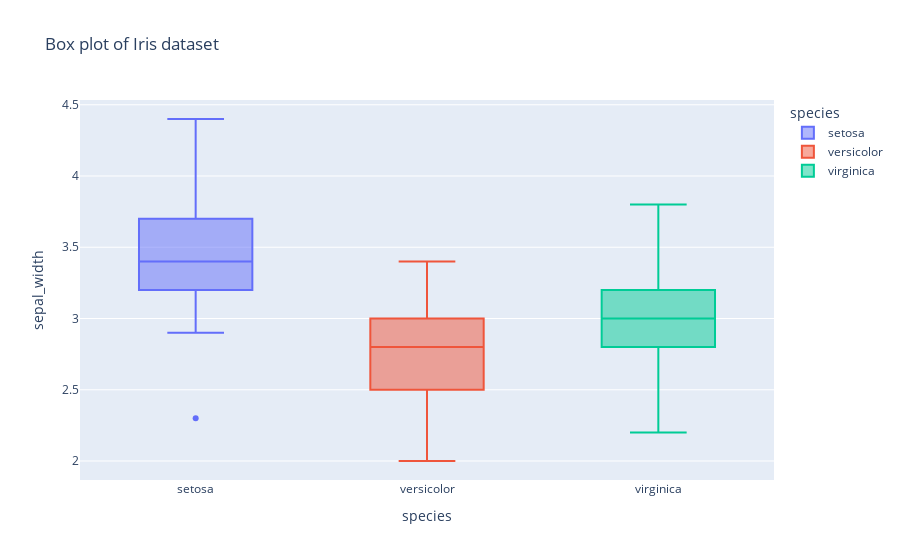

This figure's notebook cell:
### Markdown cell above
### 04.Box plot

### Code cell
# creating a box plot

fig4=px.box(df,x='species',y='sepal_width', title='Box plot of Iris dataset', color='species')
fig4.show()

### Figure 1 — Plotly figure (JSON) as saved in the notebook; plotly's stock layout.template omitted (floating-point values rounded to 4 significant figures)
{"data": [{"alignmentgroup": "True", "hovertemplate": "species=%{x}<br>sepal_width=%{y}<extra></extra>", "legendgroup": "setosa", "marker": {"color": "#636efa"}, "name": "setosa", "notched": false, "offsetgroup": "setosa", "orientation": "v", "showlegend": true, "type": "box", "x": ["setosa", "setosa", "setosa", "setosa", "setosa", "setosa", "setosa", "setosa", "setosa", "setosa", "setosa", "setosa", "setosa", "setosa", "setosa", "setosa", "setosa", "setosa", "setosa", "setosa", "setosa", "setosa", "setosa", "setosa", "setosa", "setosa", "setosa", "setosa", "setosa", "setosa", "setosa", "setosa", "setosa", "setosa", "setosa", "setosa", "setosa", "setosa", "setosa", "setosa", "setosa", "setosa", "setosa", "setosa", "setosa", "setosa", "setosa", "setosa", "setosa", "setosa"], "x0": " ", "xaxis": "x", "y": [3.5, 3, 3.2, 3.1, 3.6, 3.9, 3.4, 3.4, 2.9, 3.1, 3.7, 3.4, 3, 3, 4, 4.4, 3.9, 3.5, 3.8, 3.8, 3.4, 3.7, 3.6, 3.3, 3.4, 3, 3.4, 3.5, 3.4, 3.2, 3.1, 3.4, 4.1, 4.2, 3.1, 3.2, 3.5, 3.6, 3, 3.4, 3.5, 2.3, 3.2, 3.5, 3.8, 3, 3.8, 3.2, 3.7, 3.3], "y0": " ", "yaxis": "y"}, {"alignmentgroup": "True", "hovertemplate": "species=%{x}<br>sepal_width=%{y}<extra></extra>", "legendgroup": "versicolor", "marker": {"color": "#EF553B"}, "name": "versicolor", "notched": false, "offsetgroup": "versicolor", "orientation": "v", "showlegend": true, "type": "box", "x": ["versicolor", "versicolor", "versicolor", "versicolor", "versicolor", "versicolor", "versicolor", "versicolor", "versicolor", "versicolor", "versicolor", "versicolor", "versicolor", "versicolor", "versicolor", "versicolor", "versicolor", "versicolor", "versicolor", "versicolor", "versicolor", "versicolor", "versicolor", "versicolor", "versicolor", "versicolor", "versicolor", "versicolor", "versicolor", "versicolor", "versicolor", "versicolor", "versicolor", "versicolor", "versicolor", "versicolor", "versicolor", "versicolor", "versicolor", "versicolor", "versicolor", "versicolor", "versicolor", "versicolor", "versicolor", "versicolor", "versicolor", "versicolor", "versicolor", "versicolor"], "x0": " ", "xaxis": "x", "y": [3.2, 3.2, 3.1, 2.3, 2.8, 2.8, 3.3, 2.4, 2.9, 2.7, 2, 3, 2.2, 2.9, 2.9, 3.1, 3, 2.7, 2.2, 2.5, 3.2, 2.8, 2.5, 2.8, 2.9, 3, 2.8, 3, 2.9, 2.6, 2.4, 2.4, 2.7, 2.7, 3, 3.4, 3.1, 2.3, 3, 2.5, 2.6, 3, 2.6, 2.3, 2.7, 3, 2.9, 2.9, 2.5, 2.8], "y0": " ", "yaxis": "y"}, {"alignmentgroup": "True", "hovertemplate": "species=%{x}<br>sepal_width=%{y}<extra></extra>", "legendgroup": "virginica", "marker": {"color": "#00cc96"}, "name": "virginica", "notched": false, "offsetgroup": "virginica", "orientation": "v", "showlegend": true, "type": "box", "x": ["virginica", "virginica", "virginica", "virginica", "virginica", "virginica", "virginica", "virginica", "virginica", "virginica", "virginica", "virginica", "virginica", "virginica", "virginica", "virginica", "virginica", "virginica", "virginica", "virginica", "virginica", "virginica", "virginica", "virginica", "virginica", "virginica", "virginica", "virginica", "virginica", "virginica", "virginica", "virginica", "virginica", "virginica", "virginica", "virginica", "virginica", "virginica", "virginica", "virginica", "virginica", "virginica", "virginica", "virginica", "virginica", "virginica", "virginica", "virginica", "virginica", "virginica"], "x0": " ", "xaxis": "x", "y": [3.3, 2.7, 3, 2.9, 3, 3, 2.5, 2.9, 2.5, 3.6, 3.2, 2.7, 3, 2.5, 2.8, 3.2, 3, 3.8, 2.6, 2.2, 3.2, 2.8, 2.8, 2.7, 3.3, 3.2, 2.8, 3, 2.8, 3, 2.8, 3.8, 2.8, 2.8, 2.6, 3, 3.4, 3.1, 3, 3.1, 3.1, 3.1, 2.7, 3.2, 3.3, 3, 2.5, 3, 3.4, 3], "y0": " ", "yaxis": "y"}], "layout": {"boxmode": "overlay", "legend": {"title": {"text": "species"}, "tracegroupgap": 0}, "title": {"text": "Box plot of Iris dataset"}, "xaxis": {"anchor": "y", "categoryarray": ["setosa", "versicolor", "virginica"], "categoryorder": "array", "domain": [0, 1], "title": {"text": "species"}}, "yaxis": {"anchor": "x", "domain": [0, 1], "title": {"text": "sepal_width"}}}}
